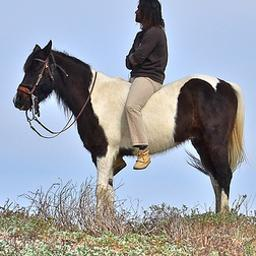
#> input picture Scratch Neural Network/val_00000.jpg, 256 x 256 px
$ python filter_image.py
#> lines starting #> are read from the running program, lines starting #| are printed output that depends on the picture
### Scratch Neural Network/layers.py
import numpy as np

from nn import Module


class Linear(Module):
    # [46 lines left out: functions __init__, initialize, forward, backward, not called in this run]


class Flatten(Module):
    def __init__(self):
        self.params = {}
        self.grads = {}

    def initialize(self, rng):
        pass

    # [18 lines left out: functions forward, backward, not called in this run]


class ReLU(Module):
    # [4 lines left out: function __init__, not called in this run]

    def initialize(self, rng):
        pass

    # [26 lines left out: functions forward, backward, not called in this run]


class Sequential(Module):
    # [4 lines left out: function __init__, not called in this run]

    def set_seed(self, seed):
        self.rng = np.random.RandomState(seed)

    def initialize(self, rng):
        for layer in self.layers:
            layer.initialize(self.rng)

    # [26 lines left out: functions forward, backward, not called in this run]


class MaxPool2d(Module):
    # [4 lines left out: function __init__, not called in this run]

    def initialize(self, rng):
        pass

    # [81 lines left out: functions forward, backward, not called in this run]


class Conv2d(Module):
    def __init__(self, input_channel, output_channel, kernel_size):
        self.input_channel = input_channel
        self.output_channel = output_channel
        self.kernel_size = kernel_size
        self.params = {
            'weight': np.zeros((self.output_channel,
                                self.input_channel,
                                self.kernel_size[0],
                                self.kernel_size[1])),
            'bias': np.zeros((self.output_channel,)),
        }
        self.grads = {
            'weight': np.zeros((self.output_channel,
                                self.input_channel,
                                self.kernel_size[0],
                                self.kernel_size[1])),
            'bias': np.zeros((self.output_channel,)),
        }

    # [8 lines left out: function initialize, not called in this run]

    def forward(self, input):
        """
        Convolve the input with the kernel and return the result.
        Hint:
            1. Use a double for-loop to do this.
            2. Recall the size of the kernel weight is (C_out, C_in, k_h, k_w)
                and the size of the kernel bias is (C_out,).
        Args:
            input: images of (N, H, W, C_in)
        Returns:
            output: images of (N, H', W', C_out) where H' = H - k_h + 1, W' = W - k_w + 1
        """
        #The input size is (N, H, W, C_in) with C_in denoting the number of input channels.
        N, H, W, C_in = input.shape
        #Recall the size of the kernel weight is (C_out, C_in, k_h, k_w) and the size of the kernel bias is (C_out,), where C_out denotes the number of output channels.
        #k_h,k_w = self.kernel_size
        #C_in = self.input_channel
        #C_out = self.output_channel
        C_out,C_in, k_h, k_w = self.params['weight'].shape
        #The out size should be (N, H - k_h + 1, W - k_w + 1, C_out). This means we don't pad the input and use a stride of 1
        out_height = H - k_h + 1
        out_width = W - k_w + 1
        #still initialize the output
        output = np.zeros((N,out_height,out_width,C_out))
        #You don't need to vectorize the implementation.
        #still consider the loop
        #we must add this loop, if I did not add this, will show axes do not match array
        for n in range(N):

            for h in range(out_height):
                for w in range (out_width):
                    for c_out in range(C_out):
                        weights = self.params['weight'][c_out]
                        biases = self.params['bias'][c_out]
                                # slice the region
                        region = input[n, h:h+k_h, w:w+k_w, :]
                                # rearranges the dimensions of an array according to a given sequence.
                                # transfer the shape the shape (k_h, k_w, C_in) to (C_in, k_h, k_w)
                        region = np.transpose(region, (2, 0, 1))
                                # do the matrix multiplication
                        output[n, h, w, c_out] = np.sum(region * weights) + biases
            #You may want to store the input for the backward pass.
        # store the entire input
        self.input = input
        return output


    # [83 lines left out: function backward, not called in this run]


### Scratch Neural Network/filter_image.py
import argparse
import os

import numpy as np
from PIL import Image

from layers import Conv2d

FILTERS = {
    'gaussian': np.array([
        [1, 2, 1],
        [2, 4, 2],
        [1, 2, 1]
    ]) / 16,
    'sobel_x': np.array([
        [-1, 0, 1],
        [-2, 0, 2],
        [-1, 0, 1]
    ]),
    'grad_x': np.array([
        [-1, 0, 1],
    ]),
    'grad_y': np.array([
        [-1],
        [0],
        [1],
    ]),
}

def main(img_fn, filter_type):
#> called with img_fn = 'val_00000.jpg', filter_type = 'gaussian'
    img = np.array(Image.open(img_fn))
#> img is the input picture: shape (256, 256, 3); mean R, G, B 153.2, 158.4, 167.3
    img = img / 255.0
    filter = Conv2d(3, 3, [3, 3])
    for i in range(3):
        filter.params['weight'][i, i] = FILTERS[filter_type]
    output = filter.forward(img[None])[0]
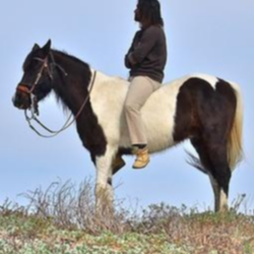
#> output: shape (254, 254, 3) float64; mean R, G, B 0.6, 0.62, 0.655
    output = np.clip(output, 0, 1)
    output = (output * 255).astype(np.uint8)
    if not os.path.exists('result'):
        os.makedirs('result')
    Image.fromarray(output).save(f'result/{filter_type}.jpg')
    print(f'Saved result/{filter_type}.jpg')


if __name__ == '__main__':
    parser = argparse.ArgumentParser()
    parser.add_argument('--filter', type=str, default='gaussian', choices=[
        'gaussian', 'grad_y', 'grad_x', 'sobel_x'
    ])
    parser.add_argument('--image', type=str, default='val_00000.jpg')
    args = parser.parse_args()
    main(args.image, args.filter)
